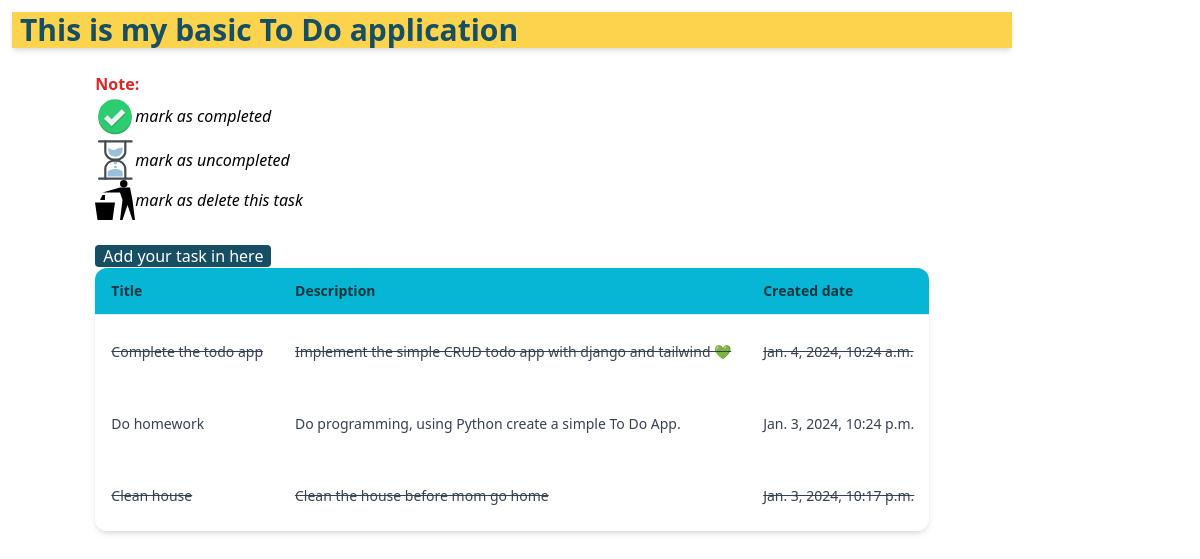
/todo/, run on the app's committed database.
### todo_app/models.py (models this page shows, shortened)
class Todo(models.Model):
    title = models.CharField(max_length=100)
    description = models.CharField(max_length=200)
    created_date = models.DateTimeField(default=timezone.now)
    completed = models.BooleanField(default=False)

### todo_app/views.py (the view)
# urls.py: path("", views.IndexView.as_view(), name='index'),
class IndexView(generic.ListView):
    template_name = "todo_app/index.html"
    model = Todo
    ordering = ['-created_date']
    context_object_name = "todos"

### todo_app/templates/todo_app/index.html (shortened to what this page needs)
{% extends '_base.html' %}
{% load static %}
{% block content %}
  <div class="w-10/12 mx-auto">
    <div>
      <p class="text-red-600 font-bold">Note:</p>
      <div class="flex items-center mb-1">
        <img src="{% static "todo_app/icons/checked.svg" %}" class="w-10" alt="checked">
        <span class="text-muted italic">mark as completed</span>
      </div>
      <div class="flex items-center">
        <img src="{% static "todo_app/icons/hourglass.svg" %}" class="w-10" alt="hourglass">
        <span class="text-muted italic">mark as uncompleted</span>
      </div>
      <div class="flex items-center">
        <img src="{% static "todo_app/icons/trash.svg" %}" class="w-10" alt="hourglass">
        <span class="text-muted italic">mark as delete this task</span>
      </div>
    </div>
    <br/>
    <a class="bg-cyan-900 text-white px-2 rounded mb-1" href="{% url 'todo_app:add-task' %}">Add your task in here</a>
    <div
            class="relative flex flex-col w-full h-full overflow-x-scroll text-gray-700 bg-white shadow-md bg-clip-border rounded-xl">
      <table class="w-full text-left table-auto min-w-max">
        <thead>
        <tr class="bg-cyan-500 ">
          <th class="p-4 border-b border-blue-gray-100 bg-blue-gray-50">
            <p class="block font-bold font-sans text-sm antialiased leading-none text-black opacity-70">
              Title
            </p>
          </th>
          <th class="p-4 border-b border-blue-gray-100 bg-blue-gray-50">
            <p class="block font-bold font-sans text-sm antialiased leading-none text-black opacity-70">
              Description
            </p>
          </th>
          <th class="p-4 border-b border-blue-gray-100 bg-blue-gray-50">
            <p class="block font-bold font-sans text-sm antialiased leading-none text-black opacity-70">
              Created date
            </p>
          </th>
        </tr>
        </thead>
        <tbody>
        {% for todo in todos %}
          <tr class="even:bg-blue-gray-50/50">
            <td class="p-4">
              <p class="{% if todo.completed %}line-through{% endif %} block font-sans text-sm antialiased font-normal leading-normal text-blue-gray-900">
                {{ todo.title }}
              </p>
            </td>
            <td class="p-4">
              <p class="{% if todo.completed %}line-through{% endif %} block font-sans text-sm antialiased font-normal leading-normal text-blue-gray-900">
                {{ todo.description }}
              </p>
            </td>
            <td class="p-4">
              <p class="{% if todo.completed %}line-through{% endif %} block font-sans text-sm antialiased font-normal leading-normal text-blue-gray-900">
                {{ todo.created_date }}
              </p>
            </td>
          </tr>
        {% endfor %}
        </tbody>
      </table>
    </div>
  </div>
{% endblock %}

### templates/_base.html (shortened to what this page needs)
{% load static tailwind_tags %}
<!doctype html>
<html lang="en">
<head>
  {% tailwind_css %}
</head>
<body>
<div class="container p-3">
  <header class="bg-amber-300 px-2 shadow-md">
    <h1 class="text-3xl font-bold text-cyan-900">
      This is my basic To Do application
    </h1>
  </header>
  <br/>
  {% block content %}{% endblock %}
</div>
</body>
</html>

### data on the page
Todo: title "Complete the todo app", description "Implement the simple CRUD todo app with django and tailwind 💚", created_date "Jan. 4, 2024, 10:24 a.m."
Todo: title "Do homework", description "Do programming, using Python create a simple To Do App.", created_date "Jan. 3, 2024, 10:24 p.m."
Todo: title "Clean house", description "Clean the house before mom go home", created_date "Jan. 3, 2024, 10:17 p.m."
